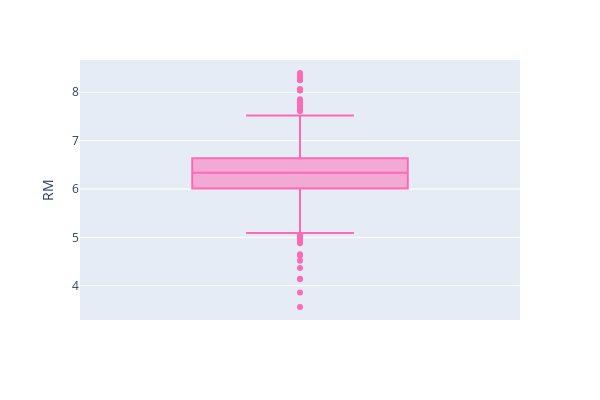

The notebook cell saved with this chart:
### Markdown cell above
**Número médio de cômodos por casa no bairro**

### Code cell
boxplot = px.box(df, y = "RM", width=600, height=400, boxmode='overlay', color_discrete_sequence=["hotpink"])
boxplot.show()

### Figure 1 — Plotly figure (JSON) as saved in the notebook; plotly's stock layout.template omitted (floating-point values rounded to 4 significant figures; data arrays with more than 128 entries replaced by an {"elided": "..."} marker saying what was removed)
{"data": [{"alignmentgroup": "True", "hovertemplate": "RM=%{y}<extra></extra>", "legendgroup": "", "marker": {"color": "hotpink"}, "name": "", "notched": false, "offsetgroup": "", "orientation": "v", "showlegend": false, "type": "box", "x0": " ", "xaxis": "x", "y": {"elided": "2340 float values"}, "y0": " ", "yaxis": "y"}], "layout": {"boxmode": "overlay", "height": 400, "legend": {"tracegroupgap": 0}, "margin": {"t": 60}, "width": 600, "xaxis": {"anchor": "y", "domain": [0, 1]}, "yaxis": {"anchor": "x", "domain": [0, 1], "title": {"text": "RM"}}}}
